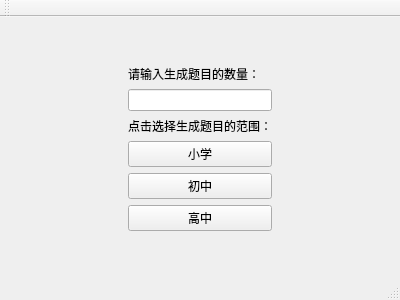
<?xml version="1.0" encoding="UTF-8"?>
<ui version="4.0">
 <class>MainWindow</class>
 <widget class="QMainWindow" name="MainWindow">
  <property name="geometry">
   <rect>
    <x>0</x>
    <y>0</y>
    <width>400</width>
    <height>300</height>
   </rect>
  </property>
  <property name="windowTitle">
   <string>MainWindow</string>
  </property>
  <widget class="QWidget" name="centralWidget">
   <layout class="QGridLayout" name="gridLayout">
    <item row="0" column="2">
     <spacer name="verticalSpacer_2">
      <property name="orientation">
       <enum>Qt::Vertical</enum>
      </property>
      <property name="sizeHint" stdset="0">
       <size>
        <width>20</width>
        <height>10</height>
       </size>
      </property>
     </spacer>
    </item>
    <item row="1" column="0">
     <spacer name="horizontalSpacer">
      <property name="orientation">
       <enum>Qt::Horizontal</enum>
      </property>
      <property name="sizeHint" stdset="0">
       <size>
        <width>39</width>
        <height>20</height>
       </size>
      </property>
     </spacer>
    </item>
    <item row="1" column="1">
     <spacer name="horizontalSpacer_2">
      <property name="orientation">
       <enum>Qt::Horizontal</enum>
      </property>
      <property name="sizeHint" stdset="0">
       <size>
        <width>39</width>
        <height>20</height>
       </size>
      </property>
     </spacer>
    </item>
    <item row="1" column="2">
     <layout class="QVBoxLayout" name="verticalLayout">
      <item>
       <widget class="QLabel" name="label">
        <property name="text">
         <string>请输入生成题目的数量：</string>
        </property>
       </widget>
      </item>
      <item>
       <widget class="QLineEdit" name="lineEdit"/>
      </item>
      <item>
       <widget class="QLabel" name="label_2">
        <property name="text">
         <string>点击选择生成题目的范围：</string>
        </property>
       </widget>
      </item>
      <item>
       <widget class="QPushButton" name="pushButton_2">
        <property name="text">
         <string>小学</string>
        </property>
       </widget>
      </item>
      <item>
       <widget class="QPushButton" name="pushButton">
        <property name="text">
         <string>初中</string>
        </property>
       </widget>
      </item>
      <item>
       <widget class="QPushButton" name="pushButton_3">
        <property name="text">
         <string>高中</string>
        </property>
       </widget>
      </item>
     </layout>
    </item>
    <item row="1" column="3">
     <spacer name="horizontalSpacer_4">
      <property name="orientation">
       <enum>Qt::Horizontal</enum>
      </property>
      <property name="sizeHint" stdset="0">
       <size>
        <width>39</width>
        <height>20</height>
       </size>
      </property>
     </spacer>
    </item>
    <item row="1" column="4">
     <spacer name="horizontalSpacer_3">
      <property name="orientation">
       <enum>Qt::Horizontal</enum>
      </property>
      <property name="sizeHint" stdset="0">
       <size>
        <width>39</width>
        <height>20</height>
       </size>
      </property>
     </spacer>
    </item>
    <item row="2" column="2">
     <spacer name="verticalSpacer">
      <property name="orientation">
       <enum>Qt::Vertical</enum>
      </property>
      <property name="sizeHint" stdset="0">
       <size>
        <width>20</width>
        <height>11</height>
       </size>
      </property>
     </spacer>
    </item>
   </layout>
  </widget>
  <widget class="QMenuBar" name="menuBar">
   <property name="geometry">
    <rect>
     <x>0</x>
     <y>0</y>
     <width>400</width>
     <height>26</height>
    </rect>
   </property>
  </widget>
  <widget class="QToolBar" name="mainToolBar">
   <attribute name="toolBarArea">
    <enum>TopToolBarArea</enum>
   </attribute>
   <attribute name="toolBarBreak">
    <bool>false</bool>
   </attribute>
  </widget>
  <widget class="QStatusBar" name="statusBar"/>
 </widget>
 <layoutdefault spacing="6" margin="11"/>
 <resources/>
 <connections/>
</ui>
